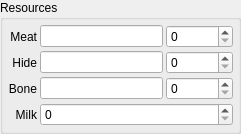
  <widget class="QGroupBox" name="groupBox_6">
   <property name="geometry">
    <rect>
     <x>350</x>
     <y>410</y>
     <width>241</width>
     <height>121</height>
    </rect>
   </property>
   <property name="title">
    <string>Resources</string>
   </property>
   <layout class="QVBoxLayout" name="verticalLayout_2">
    <property name="spacing">
     <number>3</number>
    </property>
    <property name="margin">
     <number>5</number>
    </property>
    <item>
     <layout class="QGridLayout" name="gridLayout">
      <item row="0" column="0">
       <widget class="QLabel" name="label_27">
        <property name="text">
         <string>Meat</string>
        </property>
        <property name="alignment">
         <set>Qt::AlignRight|Qt::AlignTrailing|Qt::AlignVCenter</set>
        </property>
       </widget>
      </item>
      <item row="0" column="1">
       <widget class="QLineEdit" name="meatType"/>
      </item>
      <item row="0" column="2">
       <widget class="QSpinBox" name="meatAmount">
        <property name="maximum">
         <number>1000000</number>
        </property>
       </widget>
      </item>
      <item row="1" column="0">
       <widget class="QLabel" name="label_29">
        <property name="text">
         <string>Hide</string>
        </property>
        <property name="alignment">
         <set>Qt::AlignRight|Qt::AlignTrailing|Qt::AlignVCenter</set>
        </property>
       </widget>
      </item>
      <item row="1" column="1">
       <widget class="QLineEdit" name="hideType"/>
      </item>
      <item row="1" column="2">
       <widget class="QSpinBox" name="hideAmount">
        <property name="maximum">
         <number>10000000</number>
        </property>
       </widget>
      </item>
      <item row="2" column="0">
       <widget class="QLabel" name="label_31">
        <property name="text">
         <string>Bone</string>
        </property>
        <property name="alignment">
         <set>Qt::AlignRight|Qt::AlignTrailing|Qt::AlignVCenter</set>
        </property>
       </widget>
      </item>
      <item row="2" column="1">
       <widget class="QLineEdit" name="boneType">
        <property name="text">
         <string/>
        </property>
       </widget>
      </item>
      <item row="2" column="2">
       <widget class="QSpinBox" name="boneAmount">
        <property name="maximum">
         <number>1000000</number>
        </property>
       </widget>
      </item>
      <item row="3" column="0">
       <widget class="QLabel" name="label_33">
        <property name="text">
         <string>Milk</string>
        </property>
        <property name="alignment">
         <set>Qt::AlignRight|Qt::AlignTrailing|Qt::AlignVCenter</set>
        </property>
       </widget>
      </item>
      <item row="3" column="1" colspan="2">
       <widget class="QSpinBox" name="milk">
        <property name="maximum">
         <number>1000000</number>
        </property>
       </widget>
      </item>
     </layout>
    </item>
   </layout>
  </widget>
